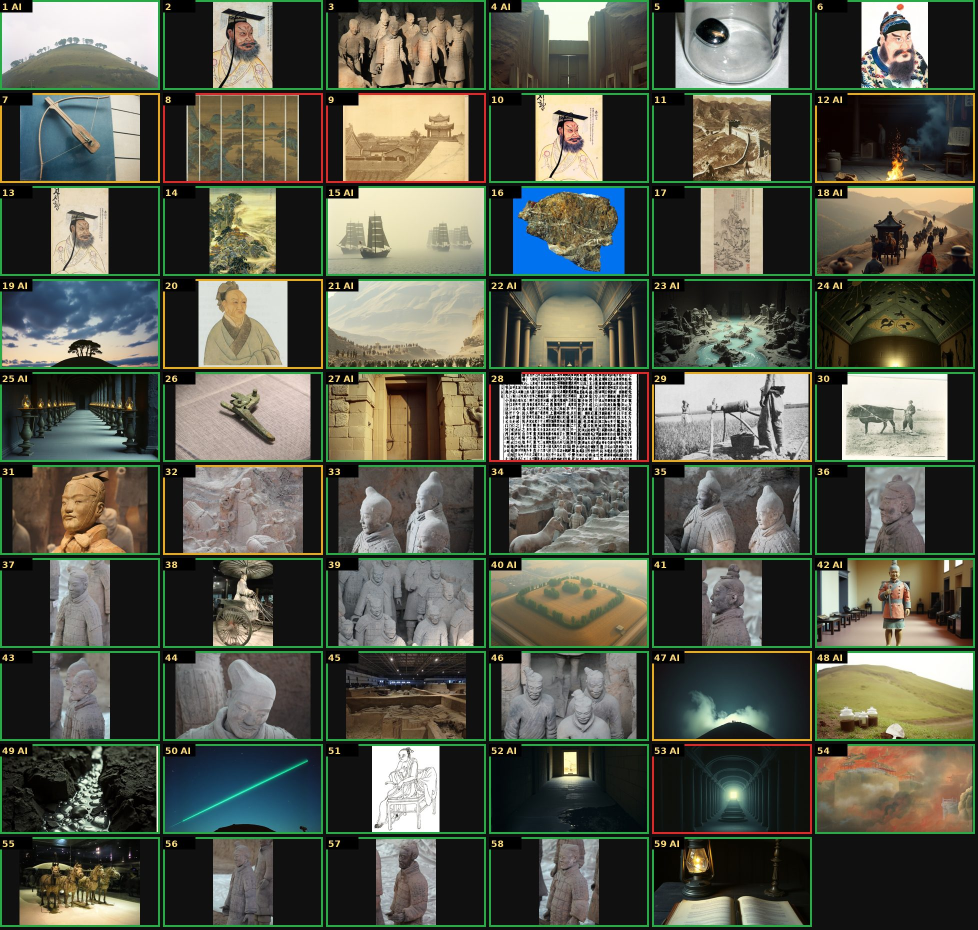
#> input picture logs/anh_BA13_dai_kiemtra.jpg, 1956 x 1860 px (shown at 1/2 size)
$ python -i ai_images.py   (imports and definitions only)
#> lines starting #> are read from the running program, lines starting #| are printed output that depends on the picture
"""
Vẽ ảnh minh họa bằng AI (miễn phí): FLUX.1 schnell trên Cloudflare Workers AI.
Cần GitHub Secrets: CF_ACCOUNT_ID, CF_API_TOKEN (tài khoản dự phòng: CF_ACCOUNT_ID_2, CF_API_TOKEN_2).

  generate(prompt, out_path)          -> ảnh 1024x1024 (jpg)
  cutout(in_path, out_png)            -> tách nền, cắt sát nhân vật (png trong suốt)

Phong cách chung của kênh được ghép vào mọi prompt (STYLE) để các ảnh trông cùng một bộ.
"""
import base64
import json
import os
import time
import urllib.error
import urllib.request
from pathlib import Path

MODEL = "@cf/black-forest-labs/flux-1-schnell"
MODEL2 = "@cf/black-forest-labs/flux-2-klein-4b"   # đẹp hơn, vẽ thẳng khung 16:9, ít tốn lượt hơn
# Phong cách chung: tranh vẽ 2D (không giả ảnh chụp), để người xem không nhầm là ảnh tư liệu thật
STYLE = ("2D animated illustration in the style of a modern history explainer cartoon, lively expressive characters, "
         "dynamic composition, clean bold outlines, cel shading, warm rich colors, detailed painted background, "
         "historically accurate clothing and setting, no text, no watermark, not photorealistic, not 3D")
STYLE_ID = "2d-v2"   # đổi khi đổi phong cách -> ảnh cũ trong bộ nhớ đệm không bị dùng lại
# ẢNH MÔ PHỎNG (cho đoạn không có ảnh tư liệu): giống ảnh chụp cũ cùng thời, nhưng KHÔNG vẽ mặt người thật
# nhận ra được (người quay lưng / ở xa / trong bóng tối). Không đóng nhãn lên ảnh; công bố nội dung AI bằng nhãn của nền tảng khi đăng.
# Kế hoạch (Phong cách hình ảnh): tranh AI phải giữ PHONG CÁCH TRANH VẼ (sơn dầu, khắc, màu nước), không giống ảnh
# chụp tư liệu thật, để người xem không nhầm là ảnh thật của sự kiện. (Tên biến giữ nguyên cho các module cũ.)
STYLE_PHOTO = ("classic realist oil painting of a historical scene, visible brush strokes and canvas texture, "
               "painterly, muted period colors, soft natural light, period-accurate clothing, objects and setting, "
               "people seen from behind, in silhouette or at a distance with faces not clearly visible, "
               "no text, no letters, no watermark, no logo, no signature, no modern objects")
STYLE_PHOTO_ID = "paint-v1"
# cảnh không người: bỏ câu "people seen from behind..." (câu đó khiến AI tự vẽ thêm người)
STYLE_PHOTO_EMPTY = ("classic realist oil painting of a historical scene, visible brush strokes and canvas texture, "
                     "painterly, muted period colors, soft natural light, period-accurate objects and setting, "
                     "empty scene, absolutely no people, no human figures, "
                     "no text, no letters, no watermark, no logo, no signature, no modern objects")


def photo_style(prompt):
    return STYLE_PHOTO_EMPTY if "no people" in prompt.lower() else STYLE_PHOTO
CUTOUT_HINT = ("full body, whole figure visible from head to feet, centered, isolated on a plain pure white background, "
               "no shadow, no ground, no signature")
RIG_POSE = ("standing upright facing the viewer, front view, arms held slightly away from the body, "
            "hands open, legs slightly apart, both feet visible")


_CF_OUT = {"v": False}   # Cloudflare đã hết lượt trong lần chạy này -> chuyển thẳng sang nguồn dự phòng
_CF_IDX = {"i": 0}       # đang dùng tài khoản Cloudflare thứ mấy (CF_..., rồi CF_..._2)


# [133 lines left out: functions _accounts, _creds, _next_account, _cloudflare, _klein, generate, not called in this run]


def to_wide(path, width=1344):
    """FLUX.1 schnell chỉ trả ảnh vuông: cắt viền đen/trắng thừa, cắt giữa về khung 16:9 rồi phóng lên 1344x756.
    Ảnh đã ngang sẵn thì để nguyên."""
#> called with path = 'logs/anh_BA13_dai_kiemtra.jpg', width = 1344
    import numpy as np
    from PIL import Image
    p = Path(path)
    im = Image.open(p).convert("RGB")
#> im is the input picture: PIL image 1956x1860 RGB; mean R, G, B 87.7, 90.5, 77.1
    if im.width / im.height >= 1.7:
        return p
    a = np.asarray(im.convert("L"), np.int16)
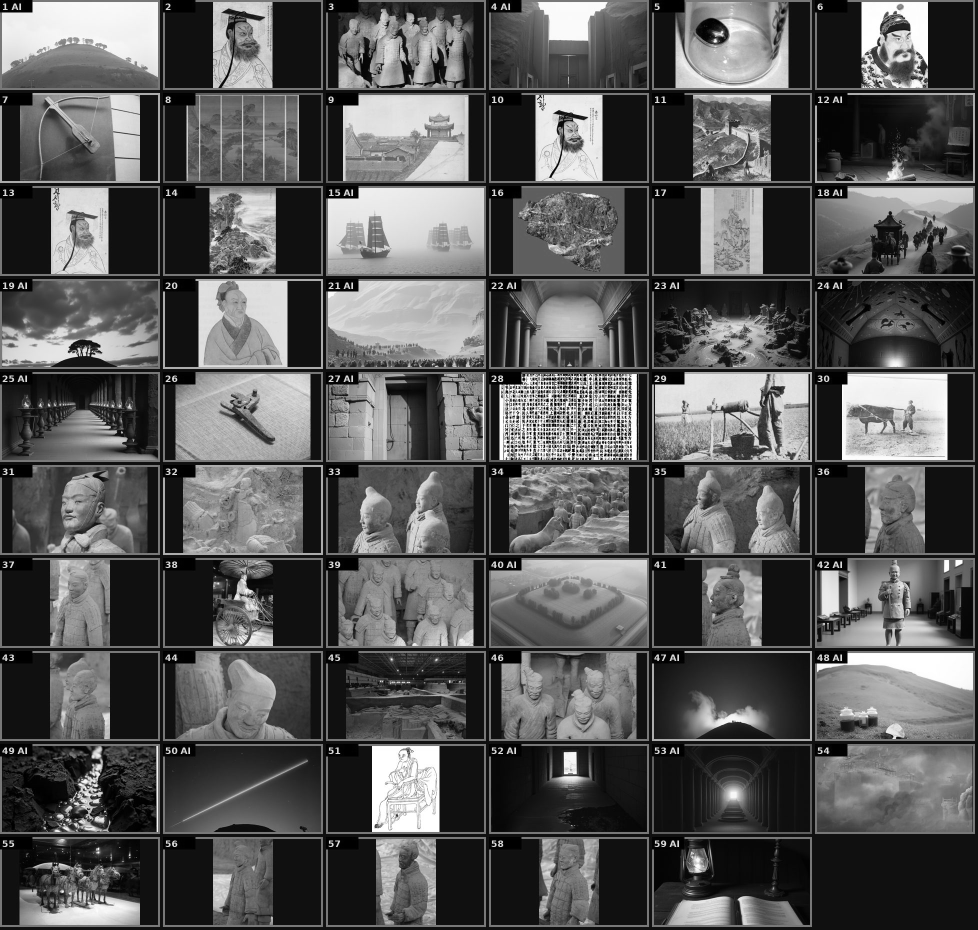
#> a: shape (1860, 1956) int16 (shown at 1/2 size); min 0, max 255, mean 88.1
    rows = np.where((a.mean(1) > 14) & (a.mean(1) < 245) | (a.std(1) > 6))[0]
#> rows = 1860 values from 0 to 1859
    cols = np.where((a.mean(0) > 14) & (a.mean(0) < 245) | (a.std(0) > 6))[0]
#> cols = 1956 values from 0 to 1955
    if len(rows) > a.shape[0] // 2 and len(cols) > a.shape[1] // 2:
        im = im.crop((int(cols[0]), int(rows[0]), int(cols[-1]) + 1, int(rows[-1]) + 1))
    w, h = im.size
#> w = 1956; h = 1860
    ch = min(h, round(w * 9 / 16))
#> ch = 1100
    cw = min(w, round(ch * 16 / 9))
#> cw = 1956
    x0, y0 = (w - cw) // 2, max(0, (h - ch) * 45 // 100)
#> x0 = 0; y0 = 342
    im = im.crop((x0, y0, x0 + cw, y0 + ch)).resize((width, round(width * 9 / 16)), Image.LANCZOS)
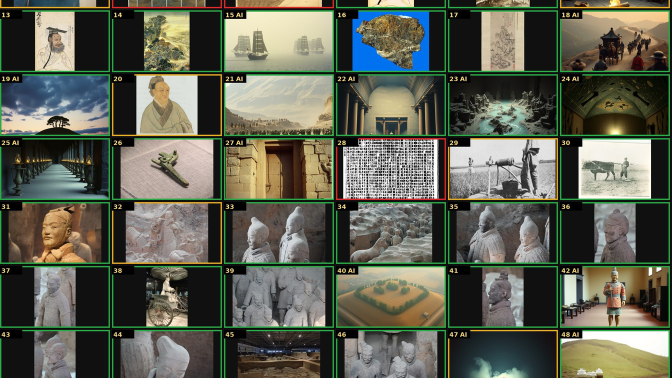
#> im: PIL image 1344x756 RGB (shown at 1/2 size); mean R, G, B 95.4, 97.9, 83.6
    im.save(p, quality=93)
    return p


_SESSION = None


# [44 lines left out: functions clean_cutout, cutout, not called in this run]

>>> result = to_wide('logs/anh_BA13_dai_kiemtra.jpg')
